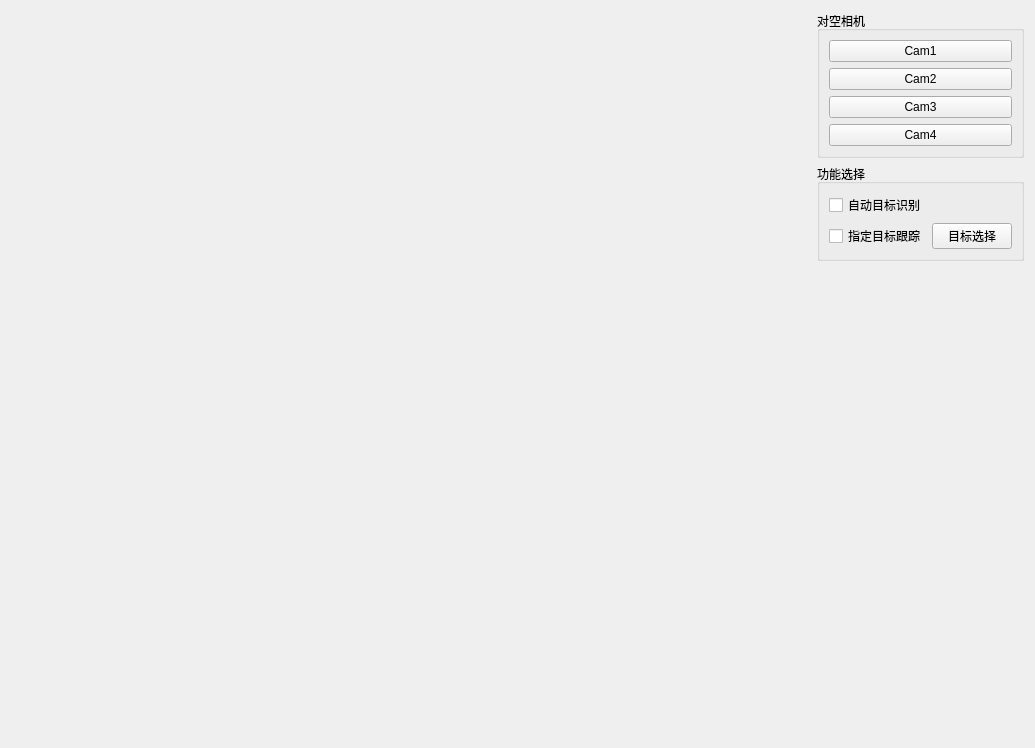
<?xml version="1.0" encoding="UTF-8"?>
<ui version="4.0">
 <class>ToAirCamView</class>
 <widget class="QWidget" name="ToAirCamView">
  <property name="geometry">
   <rect>
    <x>0</x>
    <y>0</y>
    <width>1035</width>
    <height>748</height>
   </rect>
  </property>
  <property name="windowTitle">
   <string>Form</string>
  </property>
  <layout class="QGridLayout" name="gridLayout_6">
   <item row="0" column="0">
    <layout class="QGridLayout" name="gridLayout_5" columnstretch="5,0">
     <item row="0" column="0">
      <widget class="QWidget" name="widget" native="true">
       <layout class="QGridLayout" name="gridLayout_7">
        <item row="0" column="0">
         <widget class="QLabel" name="label">
          <property name="text">
           <string/>
          </property>
          <property name="pixmap">
           <pixmap resource="../../build/resources.qrc">:/resources/to-air.jpg</pixmap>
          </property>
          <property name="scaledContents">
           <bool>true</bool>
          </property>
         </widget>
        </item>
       </layout>
      </widget>
     </item>
     <item row="0" column="1">
      <layout class="QGridLayout" name="gridLayout">
       <item row="2" column="0">
        <spacer name="verticalSpacer">
         <property name="orientation">
          <enum>Qt::Vertical</enum>
         </property>
         <property name="sizeHint" stdset="0">
          <size>
           <width>20</width>
           <height>40</height>
          </size>
         </property>
        </spacer>
       </item>
       <item row="1" column="0">
        <widget class="QGroupBox" name="groupBox_2">
         <property name="title">
          <string>功能选择</string>
         </property>
         <layout class="QGridLayout" name="gridLayout_3">
          <item row="0" column="0">
           <layout class="QGridLayout" name="gridLayout_4">
            <item row="0" column="0">
             <widget class="QCheckBox" name="checkBox">
              <property name="text">
               <string>自动目标识别</string>
              </property>
             </widget>
            </item>
            <item row="1" column="0">
             <widget class="QCheckBox" name="checkBox_2">
              <property name="text">
               <string>指定目标跟踪</string>
              </property>
             </widget>
            </item>
            <item row="1" column="1">
             <widget class="QPushButton" name="pushButton_5">
              <property name="text">
               <string>目标选择</string>
              </property>
             </widget>
            </item>
           </layout>
          </item>
         </layout>
        </widget>
       </item>
       <item row="0" column="0">
        <widget class="QGroupBox" name="groupBox">
         <property name="title">
          <string>对空相机</string>
         </property>
         <layout class="QGridLayout" name="gridLayout_2">
          <item row="0" column="0">
           <widget class="QPushButton" name="pushButton">
            <property name="text">
             <string>Cam1</string>
            </property>
           </widget>
          </item>
          <item row="2" column="0">
           <widget class="QPushButton" name="pushButton_3">
            <property name="text">
             <string>Cam3</string>
            </property>
           </widget>
          </item>
          <item row="1" column="0">
           <widget class="QPushButton" name="pushButton_2">
            <property name="text">
             <string>Cam2</string>
            </property>
           </widget>
          </item>
          <item row="3" column="0">
           <widget class="QPushButton" name="pushButton_4">
            <property name="text">
             <string>Cam4</string>
            </property>
           </widget>
          </item>
         </layout>
        </widget>
       </item>
      </layout>
     </item>
    </layout>
   </item>
  </layout>
 </widget>
 <resources>
  <include location="../../build/resources.qrc"/>
 </resources>
 <connections/>
</ui>
